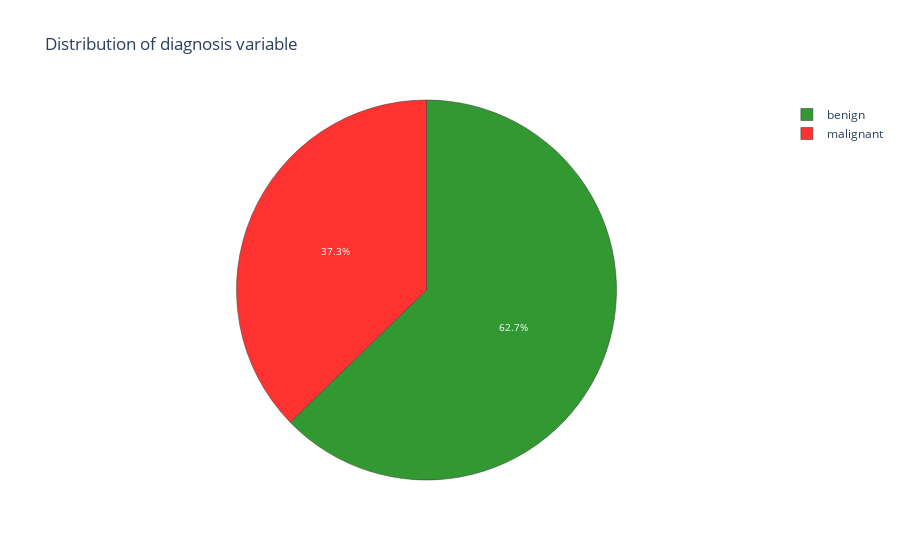

Notebook code cell kept with this figure:
### Code cell
#checking how many diagnosis are in the data through pie chart

import plotly.offline as py
import plotly.graph_objs as go
trace = go.Pie(labels = ['benign','malignant'], values = data['diagnosis'].value_counts(), 
               textfont=dict(size=10), opacity = 0.8,
               marker=dict(colors=['green', 'red'], 
                           line=dict(color='#000001', width=0.5)))
layout = dict(title =  'Distribution of diagnosis variable')
fig = dict(data = [trace], layout=layout)
py.iplot(fig)

### Figure 1 — Plotly figure (JSON) as saved in the notebook; plotly's stock layout.template omitted (floating-point values rounded to 4 significant figures)
{"data": [{"labels": ["benign", "malignant"], "marker": {"colors": ["green", "red"], "line": {"color": "#000001", "width": 0.5}}, "opacity": 0.8, "textfont": {"size": 10}, "type": "pie", "values": [357, 212]}], "layout": {"title": {"text": "Distribution of diagnosis variable"}}}
